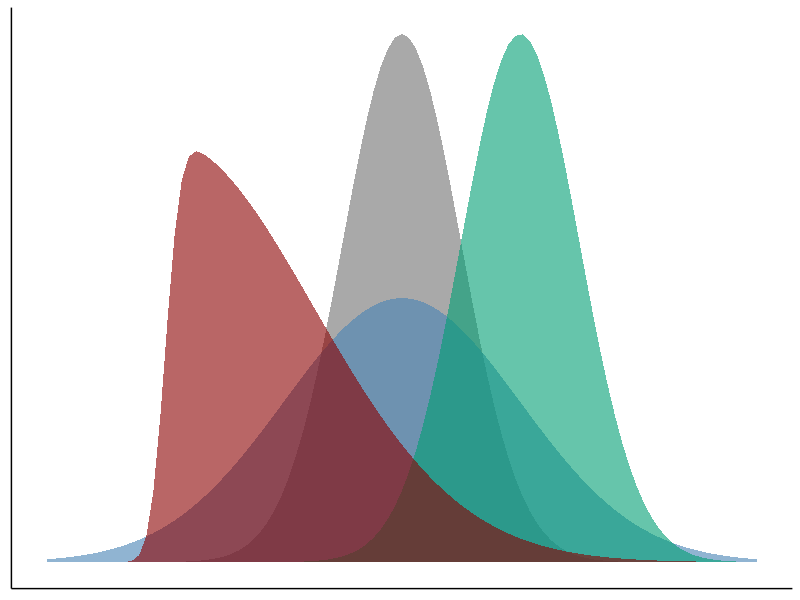

R code for this plot: (Note: this script raises an error after producing the figure.)
## ---- chunk 1
#| label: descr-pkg
#| echo: true
#| output-location: column
descrPkg <- c("merTools",
              "sn",
              "knitr",
              "flextable",
              "psych",
              "ggplot2")
## ---- chunk 2
#| label: descr-install
#| echo: true
#| results: hide
lapply(descrPkg,
        function(x) 
          if(!x %in% rownames(installed.packages())) {install.packages(x)}
      )

## ---- chunk 3
#| label: load-descr-pkg
#| echo: true
#| output-location: column
library(ggplot2)
library(flextable)
## ---- chunk 4
#| label: write-pkgs
#| echo: fenced
#| output-location: fragment
#| output: asis

for (i in 1:length(descrPkg)) {
  
  cat(paste0(i, ". ",
             descrPkg[i],
             " [", "v", utils::packageVersion(descrPkg[i]),", @R-", descrPkg[i],
             "]\n"))
}
    

## ---- chunk 5
#| label: load-ggplot2
#| echo: false

library(ggplot2)
## ---- chunk 6
#| label: norm-dis
#| fig-height: 6
#| echo: false
ggplot(data.frame(x = c(-3, 3)), aes(x)) +
  stat_function(fun = dnorm,
                geom = "area",
                fill = "darkgrey",
                alpha = 1,
                args = list(mean = 0, sd = .5)) +
  stat_function(fun = dnorm,
                geom = "area",
                fill = "steelblue",
                alpha = .6,
                args = list(mean = 0, sd = 1)) +
  stat_function(fun = dnorm,
                geom = "area",
                fill = "#009E73",
                alpha = .6,
                args = list(mean = 1, sd = .5)) +
  stat_function(fun = sn::dsn,
                geom = "area",
                fill = "darkred",
                alpha = .6,
                args = list(xi = -2, omega = 1.25, alpha = 12)) +
  scale_x_continuous(breaks = seq(-3, 3, by = 1),
                     limits = c(-3, 3)) +
  theme_classic() +
  theme(axis.title=element_blank(),
        axis.text=element_blank(),
        axis.ticks=element_blank())
  

## ---- chunk 7
#| label: exVec
#| code-line-numbers: false
#| echo: true
exVec <- c(1, 2, 5, 3, 8)
## ---- chunk 8
#| label: mean-r1
#| echo: true
#| output-location: column-fragment
#| code-line-numbers: false
mean(exVec)
## ---- chunk 9
#| label: mean-r2
#| echo: true
#| output-location: fragment
#| code-line-numbers: false
exVec2 <- c(1, 2, 5, 3, 8, NA)
mean(exVec2)
## ---- chunk 10
#| label: mean-r3
#| echo: true
#| output-location: fragment
#| code-line-numbers: false
mean(exVec2, na.rm = T)
## ---- chunk 11
#| label: med-r
#| echo: true
#| output-location: column-fragment
#| code-line-numbers: false
median(exVec)
## ---- chunk 12
#| label: var-r
#| echo: true
#| output-location: column-fragment 
#| code-line-numbers: false
var(exVec)
## ---- chunk 13
#| label: sd-r
#| echo: true
#| output-location: column-fragment
#| code-line-numbers: false
sd(exVec)
## ---- chunk 14
#| label: range-r-1
#| echo: true
#| output-location: column-fragment
#| code-line-numbers: false
range(exVec)
## ---- chunk 15
#| label: range-r-2
#| echo: true
#| output-location: column
#| code-line-numbers: false
min(exVec)
## ---- chunk 16
#| label: range-r-3
#| echo: true
#| output-location: column
#| code-line-numbers: false
max(exVec)
## ---- chunk 17
#| label: range-r-4
#| echo: true
#| output-location: column
#| code-line-numbers: false
max(exVec)-min(exVec)
## ---- chunk 18
#| label: dat-notrun
#| echo: true
#| eval: true
#| code-line-numbers: false
#| output-location: column
dat <- merTools::hsb
## ---- chunk 19
#| label: state-var
#| echo: true
#| output-location: column
#| code-line-numbers: 2-5|7|8|9|10|11-16|17-18
# <0>
myVar <- c("Math achievement" = "mathach", # <1>
           "Gender" = "female", # <1> 
           "Socioeconomic status" = "ses", # <1>
           "Class size" = "size") # <1>

exDescr <- apply( # <2>
  X = dat[,myVar], # <3>
  MARGIN = 2, # <4>
  FUN = function(x) { # <5>
    ret <- c( # <6>
             mean(x, na.rm = T), # <6>
             sd(x, na.rm = T), # <6>
             min(x, na.rm = T), # <6>
             max(x, na.rm = T) # <6>
             ) # <6>
    return(ret) # <7>
    }) # <7>
## ---- chunk 20
#| label: print-descr-1
#| echo: true
#| output-location: column-fragment

exDescr |>
  print()
## ---- chunk 21
#| label: print-descr-2
#| echo: true
#| output-location: column
exDescr |>
  t() |>
  print()
## ---- chunk 22
#| label: demo-descr-tbl
#| echo: true
#| eval: true
#| code-line-numbers: 2|3-4|5|6|7|8-13|14-15|16-20|21-22
#| output-location: column
# <0>
exDescrTab <- exDescr |> #<1>
    t() |> #<2>
    as.data.frame() |> #<2>
    (\(d) cbind(names(myVar), d))() |>  #<3>
    flextable() |> #<4>
    theme_apa() |> #<5>
    set_header_labels( #<6>
      "names(myVar)" = "Variables", #<6>
      V1 = "Mean",  #<6>
      V2 = "SD", #<6>
      V3 = "Min", #<6>
      V4 = "Max") |> #<6>
    align(part = "body", align = "c") |> #<7>
    align(j = 1, part = "all", align = "l") |> #<7>
    add_footer_lines( #<8>
      as_paragraph(as_i("Note. "), #<8>
                   "This is a footnote.") #<8>
      ) |> #<8>
    align(align = "left", part = "footer") |> #<8>
    width(j = 1, width = 2, unit = "in") |> #<9>
    width(j = 2:5, width = 1, unit = "in")  #<9>
## ---- chunk 23
#| label: tbl-descr
#| tbl-cap: "Descriptive statistics"
#| tbl-colwidths: [40, 15, 15, 15, 15]
#| echo: true
#| code-annotations: false
#| eval: true
#| output-location: column-fragment
exDescrTab
## ---- chunk 24
#| label: docx-export
#| echo: true
exDescrTab |>
  set_caption(caption = "Table X.\nDescriptive statistics") |>
  save_as_docx(path = "descr-tab.docx")
## ---- chunk 25
#| label: tbl-descr-psych
#| tbl-cap: Descriptive statistics with the psych package
#| echo: true
#| output-location: default

dat |>
  psych::describe(fast = TRUE) |>
  flextable() 
